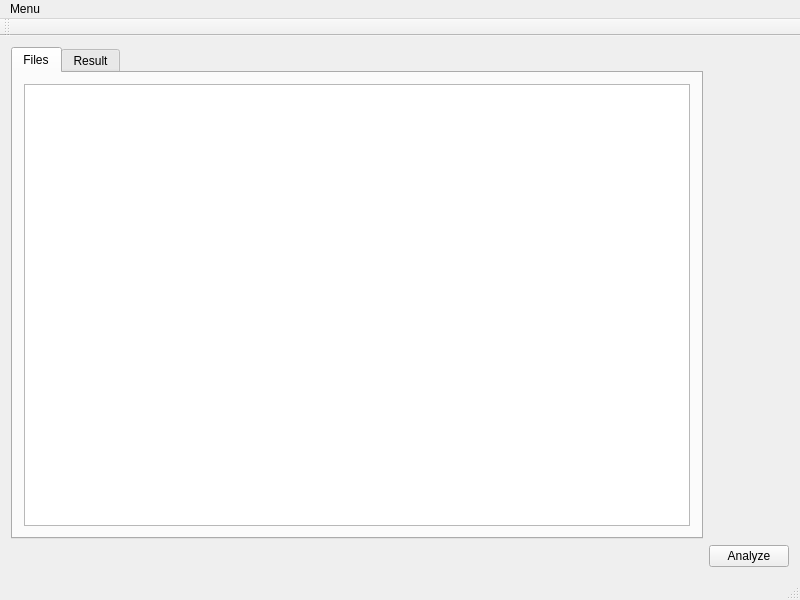
<?xml version="1.0" encoding="UTF-8"?>
<ui version="4.0">
 <class>MainWindow</class>
 <widget class="QMainWindow" name="MainWindow">
  <property name="geometry">
   <rect>
    <x>0</x>
    <y>0</y>
    <width>800</width>
    <height>600</height>
   </rect>
  </property>
  <property name="windowTitle">
   <string>Duplo-GUI</string>
  </property>
  <widget class="QWidget" name="centralWidget">
   <layout class="QGridLayout" name="gridLayout">
    <item row="0" column="0">
     <widget class="QTabWidget" name="tabWidget">
      <property name="currentIndex">
       <number>0</number>
      </property>
      <widget class="QWidget" name="tab">
       <attribute name="title">
        <string>Files</string>
       </attribute>
       <layout class="QGridLayout" name="gridLayout_2">
        <item row="0" column="0">
         <widget class="QListWidget" name="fileListWidget"/>
        </item>
       </layout>
      </widget>
      <widget class="QWidget" name="tab_2">
       <attribute name="title">
        <string>Result</string>
       </attribute>
       <layout class="QGridLayout" name="gridLayout_3">
        <item row="0" column="0">
         <widget class="QTextBrowser" name="resultTextBrowser"/>
        </item>
       </layout>
      </widget>
     </widget>
    </item>
    <item row="1" column="0">
     <spacer name="horizontalSpacer">
      <property name="orientation">
       <enum>Qt::Horizontal</enum>
      </property>
      <property name="sizeHint" stdset="0">
       <size>
        <width>40</width>
        <height>20</height>
       </size>
      </property>
     </spacer>
    </item>
    <item row="1" column="1">
     <widget class="QPushButton" name="analyzePushButton">
      <property name="text">
       <string>Analyze</string>
      </property>
     </widget>
    </item>
   </layout>
  </widget>
  <widget class="QMenuBar" name="menuBar">
   <property name="geometry">
    <rect>
     <x>0</x>
     <y>0</y>
     <width>800</width>
     <height>27</height>
    </rect>
   </property>
   <widget class="QMenu" name="menuQuit">
    <property name="title">
     <string>Menu</string>
    </property>
    <addaction name="actionAdd_Files"/>
    <addaction name="actionAdd_Folder"/>
    <addaction name="actionQuit"/>
   </widget>
   <addaction name="menuQuit"/>
  </widget>
  <widget class="QToolBar" name="mainToolBar">
   <attribute name="toolBarArea">
    <enum>TopToolBarArea</enum>
   </attribute>
   <attribute name="toolBarBreak">
    <bool>false</bool>
   </attribute>
  </widget>
  <widget class="QStatusBar" name="statusBar"/>
  <action name="actionQuit">
   <property name="text">
    <string>Exit</string>
   </property>
  </action>
  <action name="actionAdd_Files">
   <property name="text">
    <string>Add Files</string>
   </property>
  </action>
  <action name="actionAdd_Folder">
   <property name="text">
    <string>Add Folder</string>
   </property>
  </action>
 </widget>
 <layoutdefault spacing="6" margin="11"/>
 <resources/>
 <connections/>
</ui>
